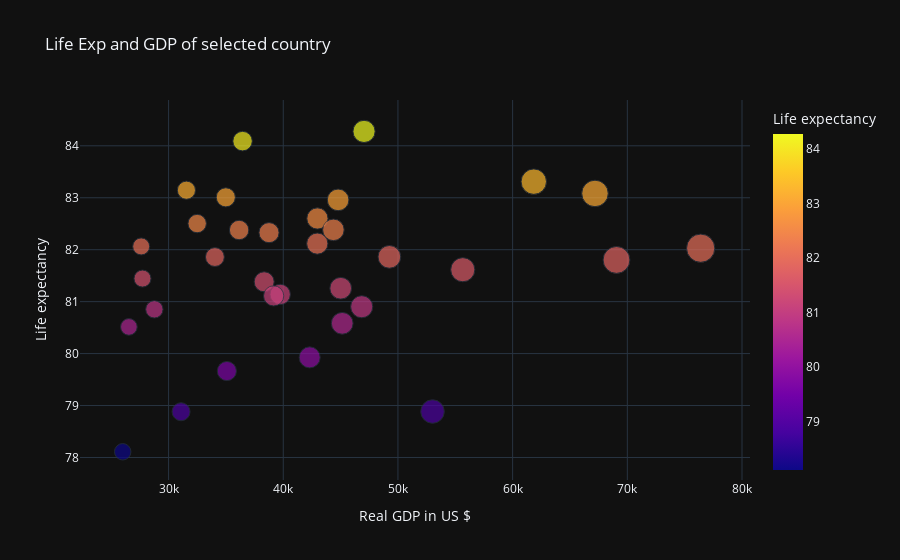

Notebook cell for this chart:
### Markdown cell above
Ploting results:

### Code cell
px.scatter(data_frame=merged,
          x = 'Real GDP per capita in 2011US$, multiple benchmarks (Maddison Project Database (2018))',
          y = 'Life expectancy',
          size = 'Real GDP per capita in 2011US$, multiple benchmarks (Maddison Project Database (2018))',
          template = 'plotly_dark',
          color = 'Life expectancy',
          labels = {'Real GDP per capita in 2011US$, multiple benchmarks (Maddison Project Database (2018))':
                   'Real GDP in US $'},
          hover_name = 'Entity',
          title = 'Life Exp and GDP of selected country')

### Figure 1 — Plotly figure (JSON) as saved in the notebook; plotly's stock layout.template omitted (floating-point values rounded to 4 significant figures)
{"data": [{"hovertemplate": "<b>%{hovertext}</b><br><br>Real GDP in US $=%{marker.size}<br>Life expectancy=%{marker.color}<extra></extra>", "hovertext": ["Australia", "Austria", "Belgium", "Canada", "Cyprus", "Czech Republic", "Denmark", "Finland", "France", "Germany", "Hong Kong", "Iceland", "Ireland", "Israel", "Italy", "Japan", "Luxembourg", "Malta", "Netherlands", "New Zealand", "Norway", "Poland", "Portugal", "Puerto Rico", "Singapore", "Slovenia", "South Korea", "Spain", "Sweden", "Switzerland", "Taiwan", "United Kingdom", "United States"], "legendgroup": "", "marker": {"color": [82.96, 81.26, 81.14, 82.12, 80.51, 78.88, 80.58, 81.38, 82.33, 80.9, 84.28, 82.6, 81.61, 82.5, 83.01, 84.09, 81.8, 82.06, 81.86, 81.86, 82.03, 78.11, 81.44, 79.66, 83.08, 80.85, 82.38, 83.14, 82.38, 83.31, 79.93, 81.11, 78.89], "coloraxis": "coloraxis", "size": [44783, 45010, 39733, 42969, 26540, 31089, 45141, 38335, 38758, 46841, 47043, 42980, 55653, 32494, 34989, 36452, 69057, 27612, 49254, 34040, 76397, 26002, 27726, 35082, 67180, 28761, 36151, 31556, 44371, 61844, 42304, 39162, 53015], "sizemode": "area", "sizeref": 191.0, "symbol": "circle"}, "mode": "markers", "name": "", "orientation": "v", "showlegend": false, "type": "scatter", "x": [44783, 45010, 39733, 42969, 26540, 31089, 45141, 38335, 38758, 46841, 47043, 42980, 55653, 32494, 34989, 36452, 69057, 27612, 49254, 34040, 76397, 26002, 27726, 35082, 67180, 28761, 36151, 31556, 44371, 61844, 42304, 39162, 53015], "xaxis": "x", "y": [82.96, 81.26, 81.14, 82.12, 80.51, 78.88, 80.58, 81.38, 82.33, 80.9, 84.28, 82.6, 81.61, 82.5, 83.01, 84.09, 81.8, 82.06, 81.86, 81.86, 82.03, 78.11, 81.44, 79.66, 83.08, 80.85, 82.38, 83.14, 82.38, 83.31, 79.93, 81.11, 78.89], "yaxis": "y"}], "layout": {"coloraxis": {"colorbar": {"title": {"text": "Life expectancy"}}, "colorscale": [[0, "#0d0887"], [0.1111, "#46039f"], [0.2222, "#7201a8"], [0.3333, "#9c179e"], [0.4444, "#bd3786"], [0.5556, "#d8576b"], [0.6667, "#ed7953"], [0.7778, "#fb9f3a"], [0.8889, "#fdca26"], [1, "#f0f921"]]}, "legend": {"itemsizing": "constant", "tracegroupgap": 0}, "title": {"text": "Life Exp and GDP of selected country"}, "xaxis": {"anchor": "y", "domain": [0, 1], "title": {"text": "Real GDP in US $"}}, "yaxis": {"anchor": "x", "domain": [0, 1], "title": {"text": "Life expectancy"}}}}
